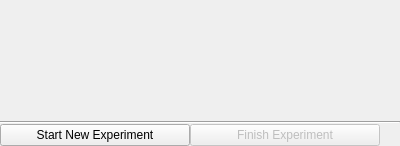
<?xml version="1.0" encoding="UTF-8"?>
<ui version="4.0">
 <class>USNavigationMarkerPlacement</class>
 <widget class="QWidget" name="USNavigationMarkerPlacement">
  <property name="geometry">
   <rect>
    <x>0</x>
    <y>0</y>
    <width>400</width>
    <height>146</height>
   </rect>
  </property>
  <property name="windowTitle">
   <string>Form</string>
  </property>
  <layout class="QVBoxLayout" name="verticalLayout">
   <property name="spacing">
    <number>0</number>
   </property>
   <property name="margin">
    <number>0</number>
   </property>
   <item>
    <widget class="QmitkUSNavigationProcessWidget" name="navigationProcessWidget" native="true"/>
   </item>
   <item>
    <widget class="Line" name="line">
     <property name="orientation">
      <enum>Qt::Horizontal</enum>
     </property>
    </widget>
   </item>
   <item>
    <layout class="QHBoxLayout" name="horizontalLayout">
     <item>
      <widget class="QPushButton" name="startExperimentButton">
       <property name="text">
        <string>Start New Experiment</string>
       </property>
      </widget>
     </item>
     <item>
      <widget class="QPushButton" name="finishExperimentButton">
       <property name="enabled">
        <bool>false</bool>
       </property>
       <property name="text">
        <string>Finish Experiment</string>
       </property>
      </widget>
     </item>
     <item>
      <widget class="QLabel" name="runningLabel">
       <property name="maximumSize">
        <size>
         <width>20</width>
         <height>20</height>
        </size>
       </property>
       <property name="text">
        <string/>
       </property>
      </widget>
     </item>
    </layout>
   </item>
  </layout>
 </widget>
 <customwidgets>
  <customwidget>
   <class>QmitkUSNavigationProcessWidget</class>
   <extends>QWidget</extends>
   <header>src/internal/Widgets/QmitkUSNavigationProcessWidget.h</header>
   <container>1</container>
  </customwidget>
 </customwidgets>
 <resources/>
 <connections/>
 <slots>
  <slot>OnStartExperiment()</slot>
  <slot>OnFinishExperiment()</slot>
 </slots>
</ui>
